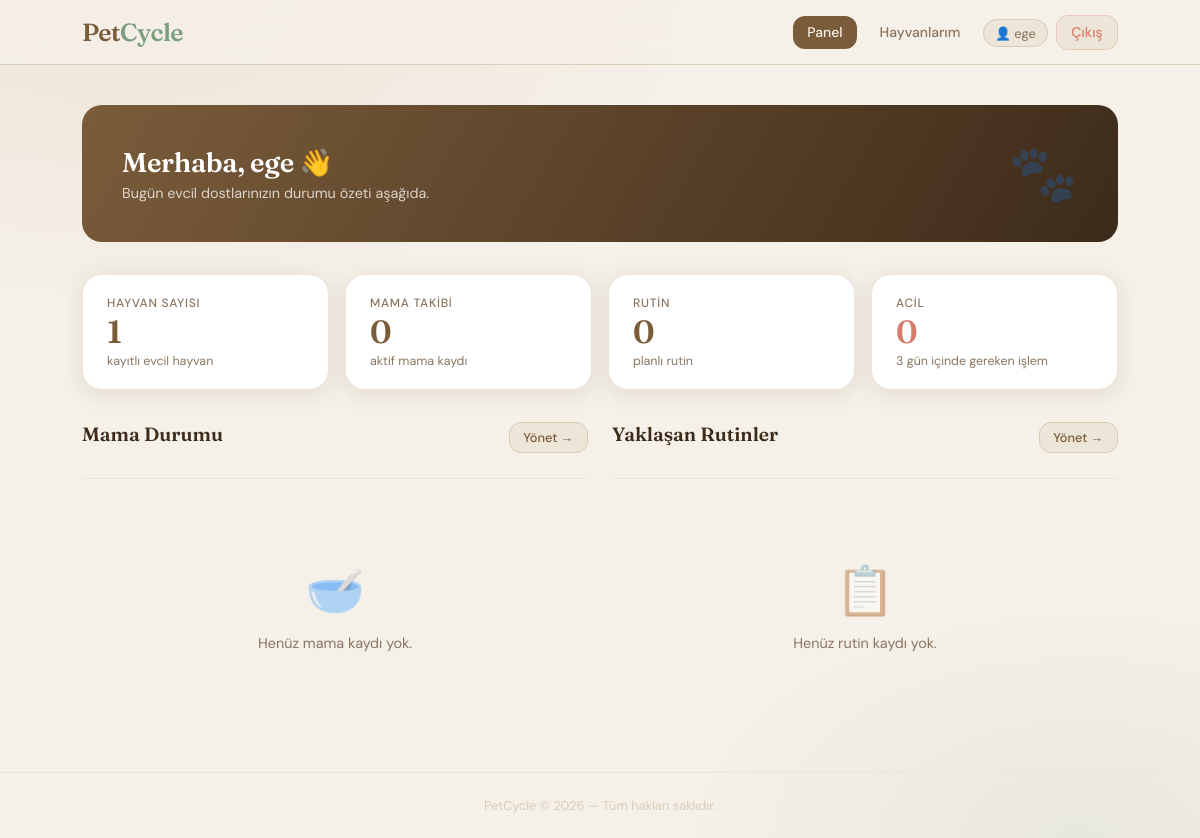
The page /dashboard (signed in) on the database as committed earlier.
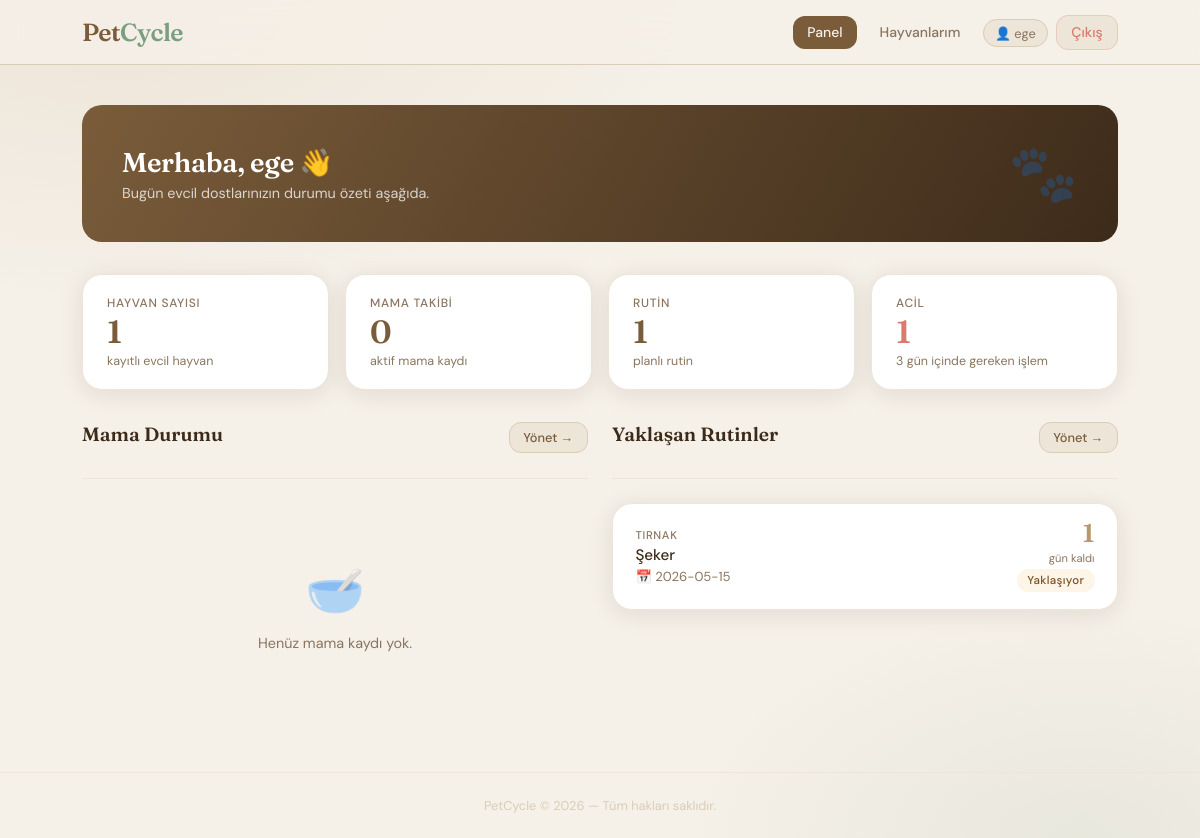
The same page on the database as committed later.
### tables this page shows
CREATE TABLE inventory_and_routines (
            id INTEGER PRIMARY KEY AUTOINCREMENT,
            pet_id INTEGER NOT NULL,
            item_type TEXT NOT NULL, 
            total_amount INTEGER,     
            interval_days INTEGER,      
            next_due_date DATE,       
            last_action_date DATE DEFAULT (date('now', 'localtime')),
            FOREIGN KEY (pet_id) REFERENCES pets (id)
        );

CREATE TABLE pets (
            id INTEGER PRIMARY KEY AUTOINCREMENT,
            user_id INTEGER NOT NULL,
            name TEXT NOT NULL,
            species TEXT NOT NULL,
            daily_food_gram INTEGER NOT NULL,
            FOREIGN KEY (user_id) REFERENCES users (id)
        );

### app.py (the view)
@app.route('/dashboard')
@login_required
def dashboard():
    user_id = session['user_id']
    username = session['username']
    conn = get_db_connection()
    pets = conn.execute('SELECT * FROM pets WHERE user_id = ?', (user_id,)).fetchall()
    items = conn.execute('''
        SELECT ir.*, p.name as pet_name, p.daily_food_gram
        FROM inventory_and_routines ir
        JOIN pets p ON ir.pet_id = p.id
        WHERE p.user_id = ?
    ''', (user_id,)).fetchall()
    conn.close()
    today = date.today()
    processed_items = []
    for item in items:
        item_data = dict(item)
        if item_data['item_type'] == 'Mama' and item_data['total_amount'] is not None:
            action_date_str = item_data['last_action_date'][:10]
            action_date = datetime.strptime(action_date_str, '%Y-%m-%d').date()
            days_passed = max((today - action_date).days, 0)
            consumed_amount = days_passed * item_data['daily_food_gram']
            remaining_amount = max(item_data['total_amount'] - consumed_amount, 0)
            daily = item_data['daily_food_gram']
            remaining_days = remaining_amount // daily if daily > 0 else 0
            item_data['calculated_remaining_amount'] = remaining_amount
            item_data['food_remaining_days'] = remaining_days
            item_data['days_left'] = None
        elif item_data['next_due_date']:
            target_date = datetime.strptime(item_data['next_due_date'], '%Y-%m-%d').date()
            item_data['days_left'] = (target_date - today).days
        processed_items.append(item_data)
    return render_template('dashboard.html', username=username, pets=pets, items=processed_items)

### app.py (called while the page is built)
def get_db_connection():
    conn = sqlite3.connect(DATABASE)
    conn.row_factory = sqlite3.Row
    return conn

@app.context_processor
def inject_now():
    return {'now': datetime.now()}

def login_required(f):
    @wraps(f)
    def decorated_function(*args, **kwargs):
        if 'user_id' not in session:
            flash('Lütfen önce giriş yapın.', 'warning')
            return redirect(url_for('login'))
        return f(*args, **kwargs)
    return decorated_function

### templates/dashboard.html (shortened to what this page needs)
{% extends "base.html" %}
{% block content %}
<div class="welcome-banner">
    <div>
        <h1>Merhaba, {{ username }} 👋</h1>
        <p>Bugün evcil dostlarınızın durumu özeti aşağıda.</p>
    </div>
    <div class="banner-icon">🐾</div>
</div>
{% set pet_count = pets | length %}
{% set food_items = items | selectattr('item_type', 'equalto', 'Mama') | list %}
{% set routine_items = items | rejectattr('item_type', 'equalto', 'Mama') | list %}
{% set urgent = items | selectattr('days_left', 'defined') | selectattr('days_left', 'ne', none) | selectattr('days_left', 'le', 3) | list %}
<div class="stats-row">
    <div class="stat-card">
        <span class="stat-label">Hayvan sayısı</span>
        <span class="stat-value">{{ pet_count }}</span>
        <span class="stat-sub">kayıtlı evcil hayvan</span>
    </div>
    <div class="stat-card">
        <span class="stat-label">Mama takibi</span>
        <span class="stat-value">{{ food_items | length }}</span>
        <span class="stat-sub">aktif mama kaydı</span>
    </div>
    <div class="stat-card">
        <span class="stat-label">Rutin</span>
        <span class="stat-value">{{ routine_items | length }}</span>
        <span class="stat-sub">planlı rutin</span>
    </div>
    <div class="stat-card">
        <span class="stat-label">Acil</span>
        <span class="stat-value" style="color:var(--blush)">{{ urgent | length }}</span>
        <span class="stat-sub">3 gün içinde gereken işlem</span>
    </div>
</div>
<div class="section-row">
    <div>
        <div class="flex items-center justify-between mb-2">
            <h2 class="section-title" style="margin-bottom:0;border:none">Mama Durumu</h2>
            <a href="{{ url_for('pets') }}" class="btn btn-ghost btn-sm">Yönet →</a>
        </div>
        <hr class="divider">
        {% set food_items = items | selectattr('item_type', 'equalto', 'Mama') | list %}
        {% if food_items %}
        <div class="item-list">
            {% for item in food_items %}
            {% set days = item.food_remaining_days %}
            <div class="item-row">
                <div class="item-row-left">
                    <span class="item-row-type">{{ item.item_type }}</span>
                    <span class="item-row-name">{{ item.pet_name }}</span>
                    <span class="item-row-detail">
                        Kalan: {{ item.calculated_remaining_amount }} g
                    </span>
                </div>
                <div class="days-pill">
                    <span class="days-number {% if days <= 2 %}day-danger{% elif days <= 7 %}day-warn{% else %}day-ok{% endif %}">
                        {{ days }}
                    </span>
                    <span class="days-label">gün kaldı</span>
                    {% if days <= 2 %}
                        <span class="badge badge-danger">Acil!</span>
                    {% elif days <= 7 %}
                        <span class="badge badge-warn">Az kaldı</span>
                    {% else %}
                        <span class="badge badge-ok">İyi</span>
                    {% endif %}
                </div>
            </div>
            {% endfor %}
        </div>
        {% else %}
        <div class="empty-state">
            <div class="empty-icon">🥣</div>
            <p>Henüz mama kaydı yok.</p>
        </div>
        {% endif %}
    </div>
    <div>
        <div class="flex items-center justify-between mb-2">
            <h2 class="section-title" style="margin-bottom:0;border:none">Yaklaşan Rutinler</h2>
            <a href="{{ url_for('pets') }}" class="btn btn-ghost btn-sm">Yönet →</a>
        </div>
        <hr class="divider">
        {% set routine_items = items | rejectattr('item_type', 'equalto', 'Mama') | list %}
        {% if routine_items %}
        <div class="item-list">
            {% for item in routine_items %}
            {% set days = item.days_left %}
            <div class="item-row">
                <div class="item-row-left">
                    <span class="item-row-type">{{ item.item_type }}</span>
                    <span class="item-row-name">{{ item.pet_name }}</span>
                    {% if item.next_due_date %}
                    <span class="item-row-detail">📅 {{ item.next_due_date }}</span>
                    {% endif %}
                </div>
                <div class="days-pill">
                    {% if days is not none %}
                    <span class="days-number {% if days < 0 %}day-danger{% elif days <= 3 %}day-warn{% else %}day-ok{% endif %}">
                        {% if days < 0 %}{{ days | abs }}{% else %}{{ days }}{% endif %}
                    </span>
                    <span class="days-label">
                        {% if days < 0 %}gün geçti{% else %}gün kaldı{% endif %}
                    </span>
                    {% if days < 0 %}
                        <span class="badge badge-danger">Gecikti!</span>
                    {% elif days <= 3 %}
                        <span class="badge badge-warn">Yaklaşıyor</span>
                    {% else %}
                        <span class="badge badge-ok">Tamam</span>
                    {% endif %}
                    {% else %}
                    <span class="badge badge-sage">—</span>
                    {% endif %}
                </div>
            </div>
            {% endfor %}
        </div>
        {% else %}
        <div class="empty-state">
            <div class="empty-icon">📋</div>
            <p>Henüz rutin kaydı yok.</p>
        </div>
        {% endif %}
    </div>
</div>
{% endblock %}

### templates/base.html (shortened to what this page needs)
<!DOCTYPE html>
<html lang="tr">
<head>
</head>
<body>
    {% if session.user_id %}
    <nav>
        <div class="nav-inner">
            <a href="{{ url_for('dashboard') }}" class="nav-brand">Pet<span>Cycle</span></a>
            <ul class="nav-links">
                <li><a href="{{ url_for('dashboard') }}" {% if request.endpoint == 'dashboard' %}class="active"{% endif %}>Panel</a></li>
                <li><a href="{{ url_for('pets') }}" {% if request.endpoint == 'pets' %}class="active"{% endif %}>Hayvanlarım</a></li>
                <li><span class="nav-user">👤 {{ session.username }}</span></li>
                <li><a href="{{ url_for('logout') }}" class="btn-logout">Çıkış</a></li>
            </ul>
        </div>
    </nav>
    {% endif %}
    <main>
        {% block content %}{% endblock %}
    </main>
    <footer>
        PetCycle &copy; {{ now.year if now else 2025 }} — Tüm hakları saklıdır.
    </footer>
</body>
</html>

Rows that differ between the two databases and show on the page:
added inventory_and_routines: item_type "TIRNAK", pet_name "Şeker", next_due_date "2026-05-15", pet "1"
Other text that changed with them:
{{ routine_items | length }}: "0" → "1"
{{ urgent | length }}: "0" → "1"
text no longer shown: "📋 Henüz rutin kaydı yok."
